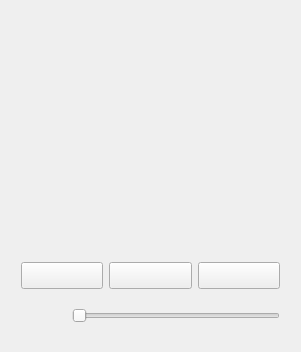
<?xml version="1.0" encoding="UTF-8"?>
<ui version="4.0">
 <class>MainWindow</class>
 <widget class="QMainWindow" name="MainWindow">
  <property name="geometry">
   <rect>
    <x>0</x>
    <y>0</y>
    <width>301</width>
    <height>352</height>
   </rect>
  </property>
  <property name="minimumSize">
   <size>
    <width>301</width>
    <height>352</height>
   </size>
  </property>
  <property name="maximumSize">
   <size>
    <width>301</width>
    <height>352</height>
   </size>
  </property>
  <property name="palette">
   <palette>
    <active/>
    <inactive/>
    <disabled/>
   </palette>
  </property>
  <property name="font">
   <font>
    <pointsize>14</pointsize>
   </font>
  </property>
  <property name="windowTitle">
   <string>Игра &quot;Пятнашки&quot;</string>
  </property>
  <property name="windowIcon">
   <iconset resource="resources.qrc">
    <normaloff>:/icons/img/internet.png</normaloff>:/icons/img/internet.png</iconset>
  </property>
  <property name="styleSheet">
   <string notr="true"/>
  </property>
  <widget class="QWidget" name="centralWidget">
   <widget class="BoardView" name="board_view" native="true">
    <property name="geometry">
     <rect>
      <x>20</x>
      <y>0</y>
      <width>251</width>
      <height>241</height>
     </rect>
    </property>
   </widget>
   <widget class="QWidget" name="layoutWidget">
    <property name="geometry">
     <rect>
      <x>10</x>
      <y>240</y>
      <width>281</width>
      <height>108</height>
     </rect>
    </property>
    <property name="font">
     <font>
      <pointsize>13</pointsize>
     </font>
    </property>
    <layout class="QVBoxLayout" name="verticalLayout">
     <item>
      <layout class="QHBoxLayout" name="main_btns_layout">
       <item>
        <widget class="QPushButton" name="new_game_btn">
         <property name="font">
          <font>
           <pointsize>12</pointsize>
           <weight>50</weight>
           <italic>false</italic>
           <bold>false</bold>
          </font>
         </property>
         <property name="text">
          <string/>
         </property>
         <property name="icon">
          <iconset resource="resources.qrc">
           <normaloff>:/icons/img/new.png</normaloff>:/icons/img/new.png</iconset>
         </property>
         <property name="iconSize">
          <size>
           <width>24</width>
           <height>24</height>
          </size>
         </property>
        </widget>
       </item>
       <item>
        <widget class="QPushButton" name="start_again_btn">
         <property name="font">
          <font>
           <pointsize>12</pointsize>
           <weight>50</weight>
           <italic>false</italic>
           <bold>false</bold>
          </font>
         </property>
         <property name="text">
          <string/>
         </property>
         <property name="icon">
          <iconset resource="resources.qrc">
           <normaloff>:/icons/img/replay.png</normaloff>:/icons/img/replay.png</iconset>
         </property>
         <property name="iconSize">
          <size>
           <width>24</width>
           <height>24</height>
          </size>
         </property>
        </widget>
       </item>
       <item>
        <widget class="QPushButton" name="back_move_btn">
         <property name="font">
          <font>
           <pointsize>12</pointsize>
           <weight>50</weight>
           <italic>false</italic>
           <bold>false</bold>
          </font>
         </property>
         <property name="text">
          <string/>
         </property>
         <property name="icon">
          <iconset resource="resources.qrc">
           <normaloff>:/icons/img/back.png</normaloff>:/icons/img/back.png</iconset>
         </property>
         <property name="iconSize">
          <size>
           <width>24</width>
           <height>24</height>
          </size>
         </property>
        </widget>
       </item>
      </layout>
     </item>
     <item>
      <layout class="QHBoxLayout" name="horizontalLayout">
       <item>
        <widget class="QLabel" name="complexity_lbl">
         <property name="font">
          <font>
           <pointsize>12</pointsize>
           <weight>50</weight>
           <bold>false</bold>
          </font>
         </property>
         <property name="text">
          <string/>
         </property>
         <property name="pixmap">
          <pixmap resource="resources.qrc">:/icons/img/brain.png</pixmap>
         </property>
        </widget>
       </item>
       <item>
        <spacer name="horizontalSpacer">
         <property name="orientation">
          <enum>Qt::Horizontal</enum>
         </property>
         <property name="sizeType">
          <enum>QSizePolicy::Fixed</enum>
         </property>
         <property name="sizeHint" stdset="0">
          <size>
           <width>10</width>
           <height>20</height>
          </size>
         </property>
        </spacer>
       </item>
       <item>
        <widget class="QLabel" name="complexity_num_lbl">
         <property name="sizePolicy">
          <sizepolicy hsizetype="Fixed" vsizetype="Preferred">
           <horstretch>0</horstretch>
           <verstretch>0</verstretch>
          </sizepolicy>
         </property>
         <property name="font">
          <font>
           <pointsize>12</pointsize>
           <weight>75</weight>
           <bold>true</bold>
          </font>
         </property>
         <property name="text">
          <string/>
         </property>
        </widget>
       </item>
       <item>
        <spacer name="horizontalSpacer_2">
         <property name="orientation">
          <enum>Qt::Horizontal</enum>
         </property>
         <property name="sizeType">
          <enum>QSizePolicy::Fixed</enum>
         </property>
         <property name="sizeHint" stdset="0">
          <size>
           <width>10</width>
           <height>20</height>
          </size>
         </property>
        </spacer>
       </item>
       <item>
        <widget class="QSlider" name="complexity_num_sldr">
         <property name="font">
          <font>
           <pointsize>10</pointsize>
           <weight>50</weight>
           <bold>false</bold>
          </font>
         </property>
         <property name="orientation">
          <enum>Qt::Horizontal</enum>
         </property>
        </widget>
       </item>
      </layout>
     </item>
    </layout>
   </widget>
  </widget>
 </widget>
 <layoutdefault spacing="6" margin="11"/>
 <customwidgets>
  <customwidget>
   <class>BoardView</class>
   <extends>QWidget</extends>
   <header>boardview.h</header>
   <container>1</container>
  </customwidget>
 </customwidgets>
 <resources>
  <include location="resources.qrc"/>
 </resources>
 <connections>
  <connection>
   <sender>complexity_num_sldr</sender>
   <signal>valueChanged(int)</signal>
   <receiver>complexity_num_lbl</receiver>
   <slot>setNum(int)</slot>
   <hints>
    <hint type="sourcelabel">
     <x>145</x>
     <y>291</y>
    </hint>
    <hint type="destinationlabel">
     <x>76</x>
     <y>291</y>
    </hint>
   </hints>
  </connection>
 </connections>
</ui>
